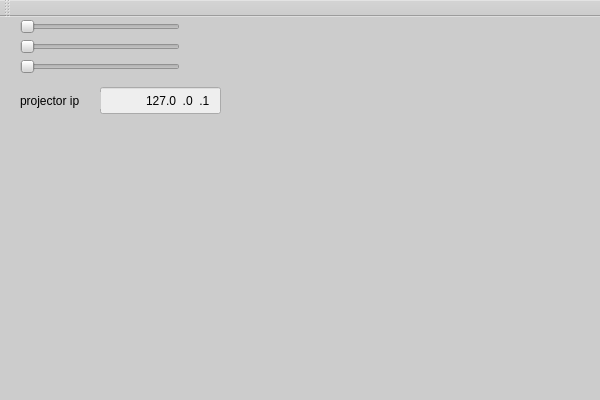
<?xml version="1.0" encoding="UTF-8"?>
<ui version="4.0">
 <class>MainWindow</class>
 <widget class="QMainWindow" name="MainWindow">
  <property name="geometry">
   <rect>
    <x>0</x>
    <y>0</y>
    <width>600</width>
    <height>400</height>
   </rect>
  </property>
  <property name="windowTitle">
   <string>MainWindow</string>
  </property>
  <property name="styleSheet">
   <string notr="true">background-color:#ccc</string>
  </property>
  <widget class="QWidget" name="centralWidget">
   <widget class="QLineEdit" name="lineEdit">
    <property name="geometry">
     <rect>
      <x>100</x>
      <y>70</y>
      <width>121</width>
      <height>27</height>
     </rect>
    </property>
    <property name="styleSheet">
     <string notr="true">background-color:#eee;</string>
    </property>
    <property name="inputMask">
     <string>000.000.000.000; </string>
    </property>
    <property name="text">
     <string>127.0.0.1</string>
    </property>
    <property name="alignment">
     <set>Qt::AlignRight|Qt::AlignTrailing|Qt::AlignVCenter</set>
    </property>
   </widget>
   <widget class="QSlider" name="horizontalSlider">
    <property name="geometry">
     <rect>
      <x>20</x>
      <y>0</y>
      <width>160</width>
      <height>20</height>
     </rect>
    </property>
    <property name="orientation">
     <enum>Qt::Horizontal</enum>
    </property>
   </widget>
   <widget class="QSlider" name="horizontalSlider_2">
    <property name="geometry">
     <rect>
      <x>20</x>
      <y>20</y>
      <width>160</width>
      <height>20</height>
     </rect>
    </property>
    <property name="orientation">
     <enum>Qt::Horizontal</enum>
    </property>
   </widget>
   <widget class="QSlider" name="horizontalSlider_3">
    <property name="geometry">
     <rect>
      <x>20</x>
      <y>40</y>
      <width>160</width>
      <height>20</height>
     </rect>
    </property>
    <property name="orientation">
     <enum>Qt::Horizontal</enum>
    </property>
   </widget>
   <widget class="QLabel" name="label">
    <property name="geometry">
     <rect>
      <x>20</x>
      <y>75</y>
      <width>81</width>
      <height>17</height>
     </rect>
    </property>
    <property name="text">
     <string>projector ip</string>
    </property>
   </widget>
  </widget>
  <widget class="QMenuBar" name="menuBar">
   <property name="geometry">
    <rect>
     <x>0</x>
     <y>0</y>
     <width>600</width>
     <height>23</height>
    </rect>
   </property>
  </widget>
  <widget class="QToolBar" name="mainToolBar">
   <attribute name="toolBarArea">
    <enum>TopToolBarArea</enum>
   </attribute>
   <attribute name="toolBarBreak">
    <bool>false</bool>
   </attribute>
  </widget>
  <widget class="QStatusBar" name="statusBar"/>
 </widget>
 <layoutdefault spacing="6" margin="11"/>
 <resources/>
 <connections/>
</ui>
